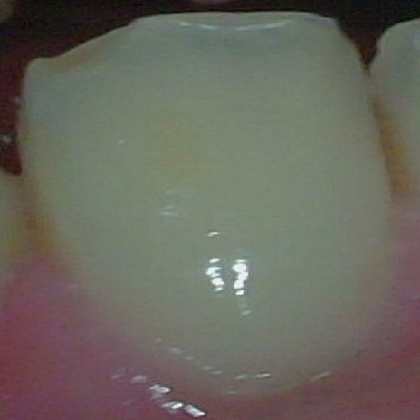
%> input picture data/JPEGImages/2018_000021.jpg, 420 x 420 px, shrunk from 700 x 700 before the run; its folder holds only this picture in this run
$ octave my_Augment_data.m   (GNU Octave 9; MATLAB toolbox functions it lacks are replaced by stand-ins)
%> lines starting %> are read from the running program, lines starting %| are printed output that depends on the picture
%图像的水平翻转和垂直翻转
clear;clc

file_path =  './data/JPEGImages/';% 图像文件夹路径
new_file_path = './aug/JPEGImages/';

img_path_list = dir(strcat(file_path,'*.jpg'));%获取该文件夹中所有jpg格式的图像

img_num = length(img_path_list);%获取图像总数量

img_num
if img_num > 0 %有满足条件的图像
    for j = 1:img_num %逐一读取图像
        image_name = img_path_list(j).name(1:end-4);% 图像名

        image_name
        image =  imread(strcat(file_path,image_name,'.jpg'));
%> image is the input picture: size 420x420x3 uint8; mean R, G, B 105.4, 103.1, 93.9

        imageBB = image;
        imageB = image;

        for k=1:3
            imageBB(:,:,k)=flipud(image(:,:,k));%上下翻转
            imageB(:,:,k)=fliplr(image(:,:,k));%左右翻转
        end
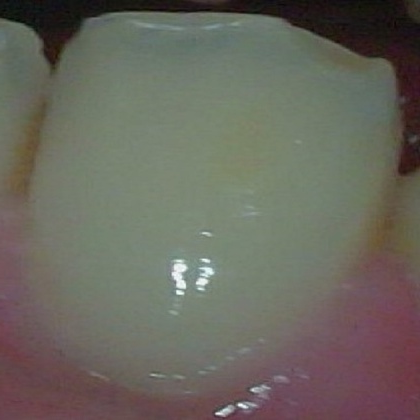
%> imageB: size 420x420x3 uint8; mean R, G, B 105.4, 103.1, 93.9; mean of the top-left, top-right, bottom-left and bottom-right quarters 101.6, 92.3, 107.3, 102
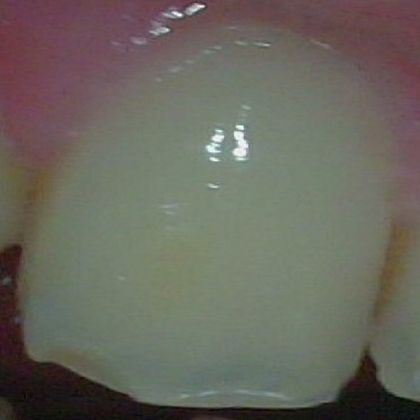
%> imageBB: size 420x420x3 uint8; mean R, G, B 105.4, 103.1, 93.9; mean of the top-left, top-right, bottom-left and bottom-right quarters 102, 107.3, 92.3, 101.6

% [12 lines of commented-out code are left out]

        file_name1 = strcat(new_file_path,image_name,'.jpg');
        imwrite(image,file_name1);

        new_file_name2 = strcat(new_file_path,image_name,'_2.jpg');
        imwrite(imageBB,new_file_name2);

        new_file_name3 = strcat(new_file_path,image_name,'_3.jpg');
        imwrite(imageB,new_file_name3);


        imageI1=rot90(image,1);%逆时针转90度
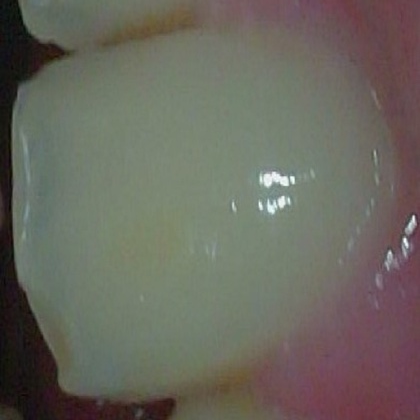
%> imageI1: size 420x420x3 uint8; mean R, G, B 105.4, 103.1, 93.9; mean of the top-left, top-right, bottom-left and bottom-right quarters 101.6, 107.3, 92.3, 102
        imageI2=rot90(image,2);%逆时针转180度
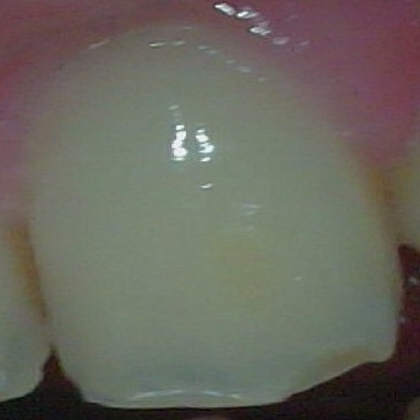
%> imageI2: size 420x420x3 uint8; mean R, G, B 105.4, 103.1, 93.9; mean of the top-left, top-right, bottom-left and bottom-right quarters 107.3, 102, 101.6, 92.3
        imageI3=rot90(image,3);%逆时针转270度
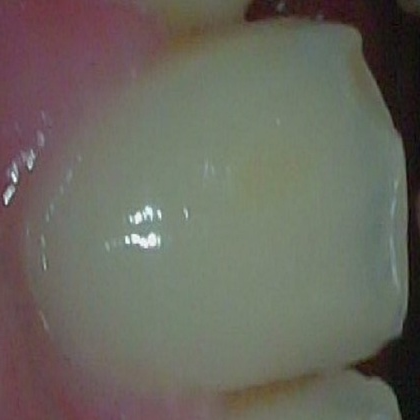
%> imageI3: size 420x420x3 uint8; mean R, G, B 105.4, 103.1, 93.9; mean of the top-left, top-right, bottom-left and bottom-right quarters 102, 92.3, 107.3, 101.6

        new_file_name4 = strcat(new_file_path,image_name,'_4.jpg');
        imwrite(imageI1,new_file_name4);

        new_file_name5 = strcat(new_file_path,image_name,'_5.jpg');
        imwrite(imageI2,new_file_name5);

        new_file_name6 = strcat(new_file_path,image_name,'_6.jpg');
        imwrite(imageI3,new_file_name6);


    end
end


% [36 lines of commented-out code are left out]

$ run again, on data/JPEGImages/2018_000025.jpg
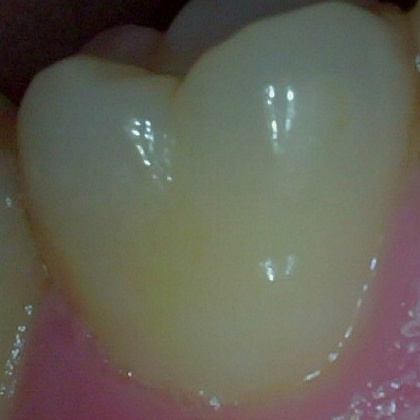
%> input picture data/JPEGImages/2018_000025.jpg, 420 x 420 px, shrunk from 700 x 700 before the run
%> image is the input picture: size 420x420x3 uint8; mean R, G, B 100, 97, 85.3
%> after the loop `for k=1:3`:
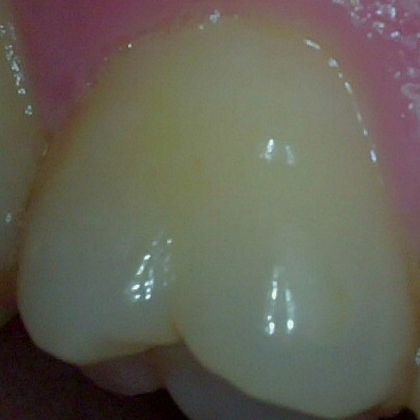
%> imageBB: size 420x420x3 uint8; mean R, G, B 100, 97, 85.3; mean of the top-left, top-right, bottom-left and bottom-right quarters 89.7, 116.2, 69.1, 101.4
%> `imageI3=rot90(image,3);`:
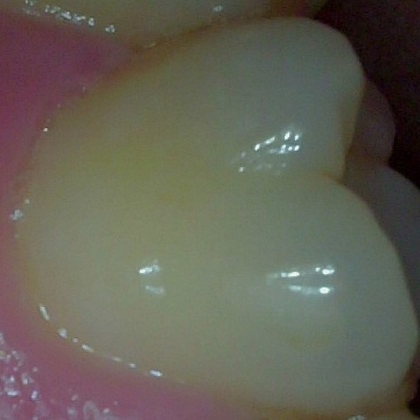
%> imageI3: size 420x420x3 uint8; mean R, G, B 100, 97, 85.3; mean of the top-left, top-right, bottom-left and bottom-right quarters 89.7, 69.1, 116.2, 101.4

$ run again, on data/JPEGImages/2018_000024.jpg
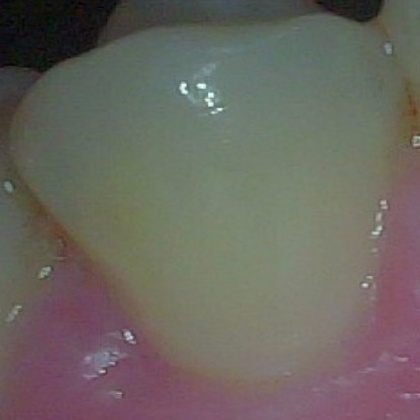
%> input picture data/JPEGImages/2018_000024.jpg, 420 x 420 px, shrunk from 700 x 700 before the run
%> image is the input picture: size 420x420x3 uint8; mean R, G, B 106.9, 102.5, 95.9
%> after the loop `for k=1:3`:
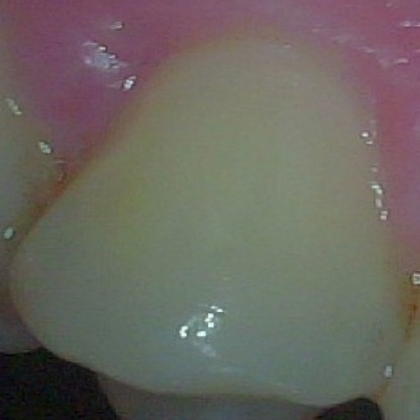
%> imageBB: size 420x420x3 uint8; mean R, G, B 106.9, 102.5, 95.9; mean of the top-left, top-right, bottom-left and bottom-right quarters 100, 118.2, 83.7, 105.2
%> `imageI3=rot90(image,3);`:
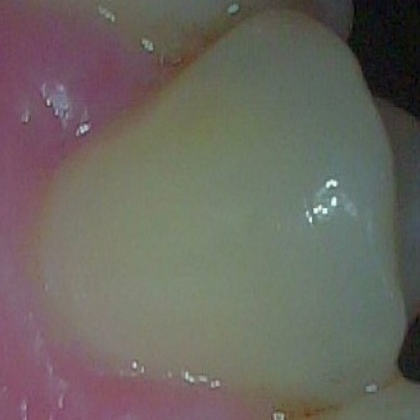
%> imageI3: size 420x420x3 uint8; mean R, G, B 106.9, 102.5, 95.9; mean of the top-left, top-right, bottom-left and bottom-right quarters 100, 83.7, 118.2, 105.2
